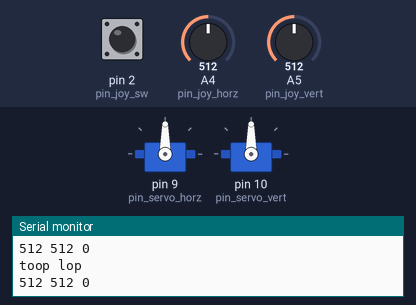
Simulated run of this sketch. Board: Arduino Uno, built with avr-gcc and run on an emulated ATmega328P. On the bench: 2 × servo, the last lines printed to the serial monitor. The test bench sets the inputs (shaded band); at power-on: A4 (pin_joy_horz) = 512, A5 (pin_joy_vert) = 512, pin 2 (pin_joy_sw) LOW.

Above: at 1.2 s.
1.3 s: A4 (pin_joy_horz) set to 716
At 2.0 s:
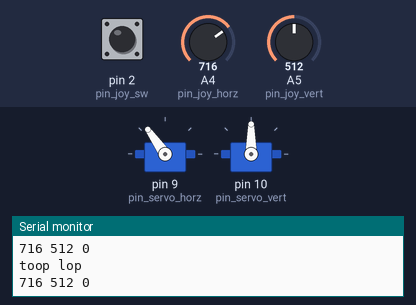
2.8 s: A5 (pin_joy_vert) set to 716
At 4.0 s:
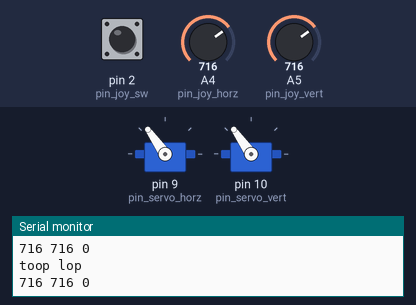
4.3 s: A4 (pin_joy_horz) set to 900
At 5.3 s:
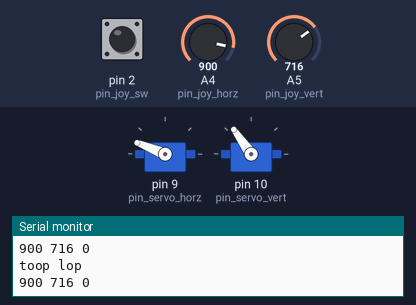
5.8 s: A5 (pin_joy_vert) set to 900
At 6.1 s:
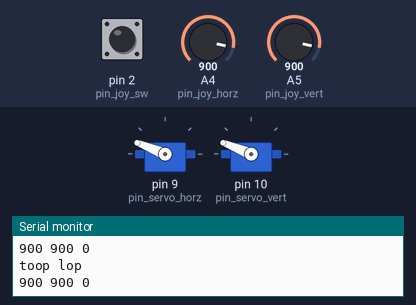
7.3 s: A4 (pin_joy_horz) set to 1023
At 8.5 s:
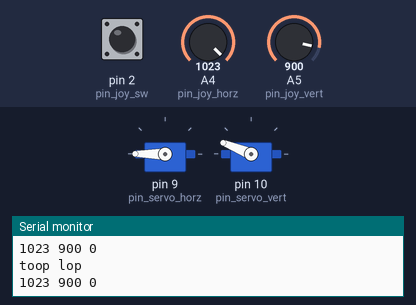
8.8 s: A5 (pin_joy_vert) set to 1023
At 9.6 s:
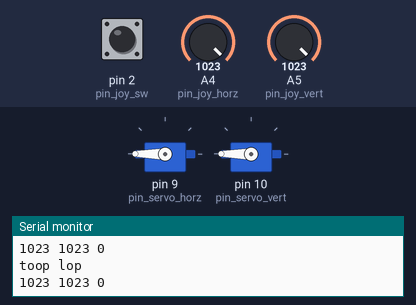
Timing chart, 0 to 11.3 s (numbered marks = the images above; inputs shaded):
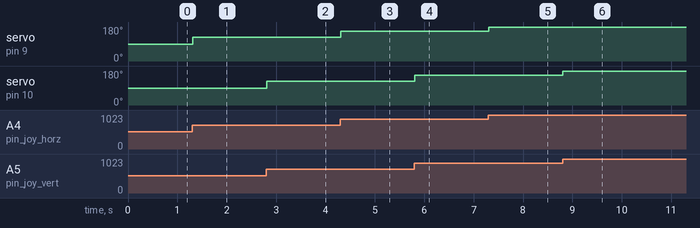

Measured:
- after the input at 1.3 s, servo on pin 9 (pin_servo_horz): 90° → 125° at once
- after the input at 2.8 s, servo on pin 10 (pin_servo_vert): 90° → 125° at once
- after the input at 4.3 s, servo on pin 9 (pin_servo_horz): 125° → 158° at once
- after the input at 5.8 s, servo on pin 10 (pin_servo_vert): 125° → 158° at once
- after the input at 7.3 s, servo on pin 9 (pin_servo_horz): 158° → 180° at once
- after the input at 8.8 s, servo on pin 10 (pin_servo_vert): 158° → 180° at once

The sketch:

servos.ino
```cpp
/*	-*- c++ -*-

  File: servos.ino

  This sketch reads <x, y> inputs from a Joystick and translates them
  into pan-tilt motion on the corresponding camera.  Currently the
  speed and acceleration of the servos directly reflects the relative
  speed, acceleration and position as the corresponding P&T mechanism.

*/

#include <Arduino.h>
#include <Servo.h>

// -------------------------- Pin settings ---------------------------

const int pin_joy_sw		= 2;
const int pin_joy_horz		= 4;
const int pin_joy_vert		= 5;

const int pin_servo_horz	= 9;
const int pin_servo_vert	= 10;

// ----------------------- Globals Variables--------------------------
Servo servo_horz;
Servo servo_vert;

// ----------------------------- Setup -------------------------------
void setup() {
    Serial.begin(115200);

    pinMode(pin_joy_sw, INPUT);
    pinMode(pin_joy_horz, INPUT);
    pinMode(pin_joy_vert, INPUT);

    servo_horz.attach(pin_servo_horz);
    servo_vert.attach(pin_servo_vert);
}

// ----------------------------- Loop -------------------------------
void loop() {
    Serial.println("toop lop");

    // Get raw numbers from joy stick
    unsigned long x = analogRead(pin_joy_horz);
    unsigned long y = analogRead(pin_joy_vert);
    unsigned int  s = digitalRead(pin_joy_sw);

    Serial.print(x); Serial.print(" ");
    Serial.print(y); Serial.print(" ");
    Serial.println(s);

    x = map(x, 1, 1023, 0, 180);
    y = map(y, 1, 1023, 0, 180);

    servo_horz.write(x);
    servo_vert.write(y);
    delay(15);
}
```
